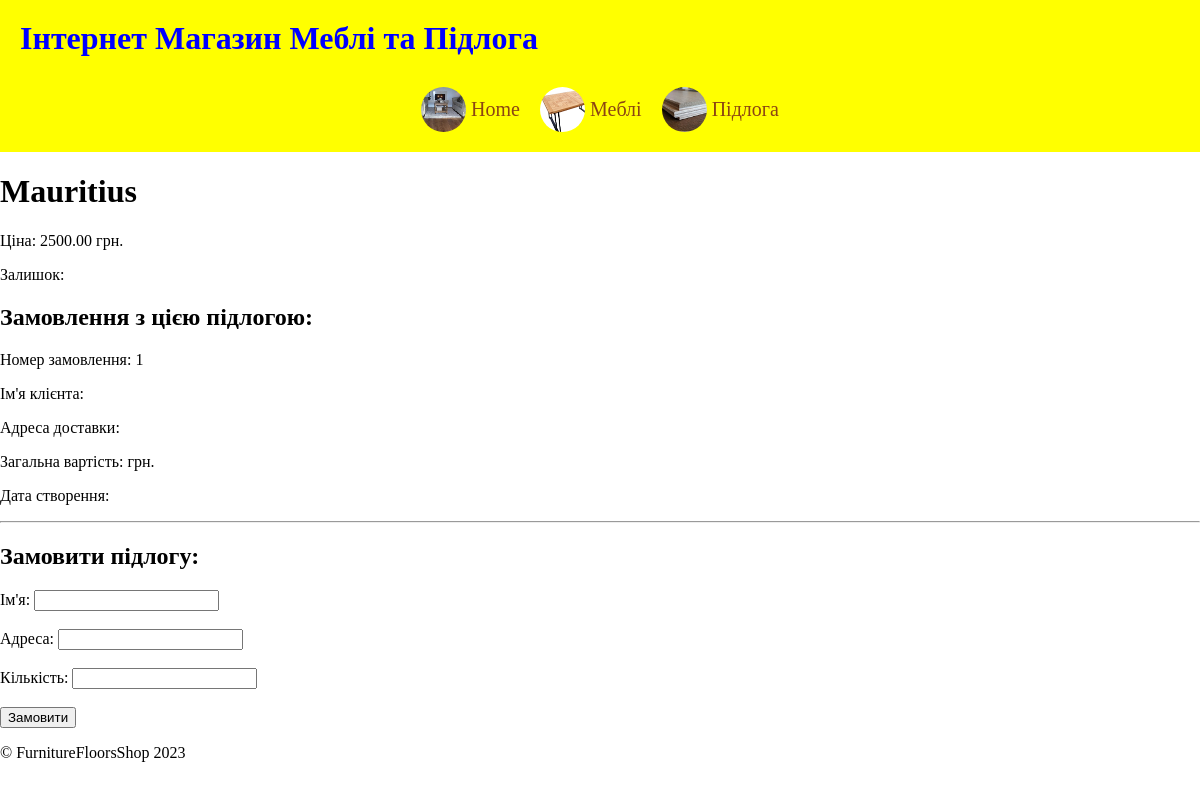
The page /shop/flooring/1/ on the database as committed earlier.
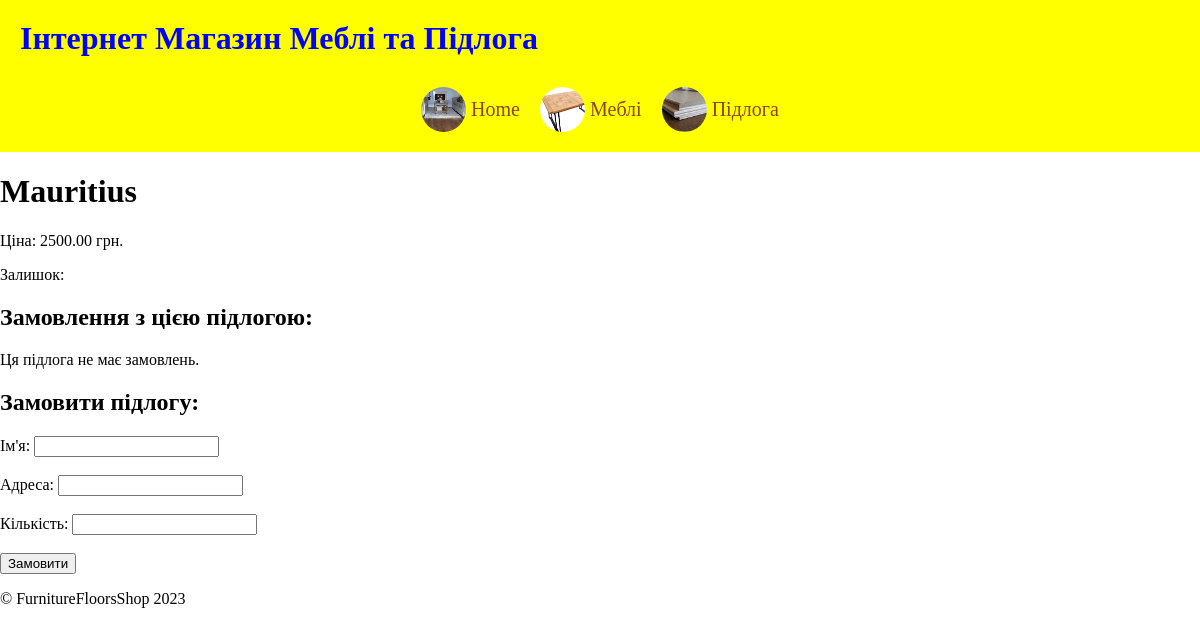
The same page on the database as committed later.
### shop/models.py (models this page shows, shortened)
class Order(models.Model):
    id = models.AutoField(primary_key=True)
    user = models.ForeignKey(User, on_delete=models.CASCADE, default=None)
    products = models.ManyToManyField('Product', through='OrderItem')
    order_date = models.DateTimeField(auto_now_add=True)
    total_amount = models.DecimalField(max_digits=10, decimal_places=2, default=0)

### shop/views.py (the view)
# urls.py: path('flooring/<int:pk>/', FlooringDetailView.as_view(), name='flooring_detail'),
class FlooringDetailView(DetailView):
    model = Flooring
    template_name = 'shop/flooring/flooring_detail.html'
    context_object_name = 'flooring'

### shop/templates/shop/flooring/flooring_detail.html (shortened to what this page needs)
{% extends 'shop/base.html' %}
    {% block content %}
        <h1>{{ flooring.name }}</h1>
        <p>Ціна: {{ flooring.price }} грн.</p>
        <p>Залишок: {{ flooring.stock }}</p>
        <h2>Замовлення з цією підлогою:</h2>
        {% for order in flooring.order_set.all %}
            <p>Номер замовлення: {{ order.id }}</p>
            <p>Ім'я клієнта: {{ order.customer_name }}</p>
            <p>Адреса доставки: {{ order.address }}</p>
            <p>Загальна вартість: {{ order.total_price }} грн.</p>
            <p>Дата створення: {{ order.date_created }}</p>
            <hr>
        {% empty %}
            <p>Ця підлога не має замовлень.</p>
        {% endfor %}
        <h2>Замовити підлогу:</h2>
        <form action="{% url 'shop:order_view_flooring' pk=flooring.pk %}" method="post">
            <label for="customer_name">Ім'я:</label>
            <input type="text" name="customer_name" id="customer_name" required><br><br>
            <label for="address">Адреса:</label>
            <input type="text" name="address" id="address" required><br><br>
            <label for="quantity">Кількість:</label>
            <input type="number" name="quantity" id="quantity" min="1" required><br><br>
            <input type="submit" value="Замовити">
        </form>
    {% endblock %}

Rows that differ between the two databases and show on the page:
removed Order: id "1"
Other text that changed with them:
text now shown: "Ця підлога не має замовлень."
